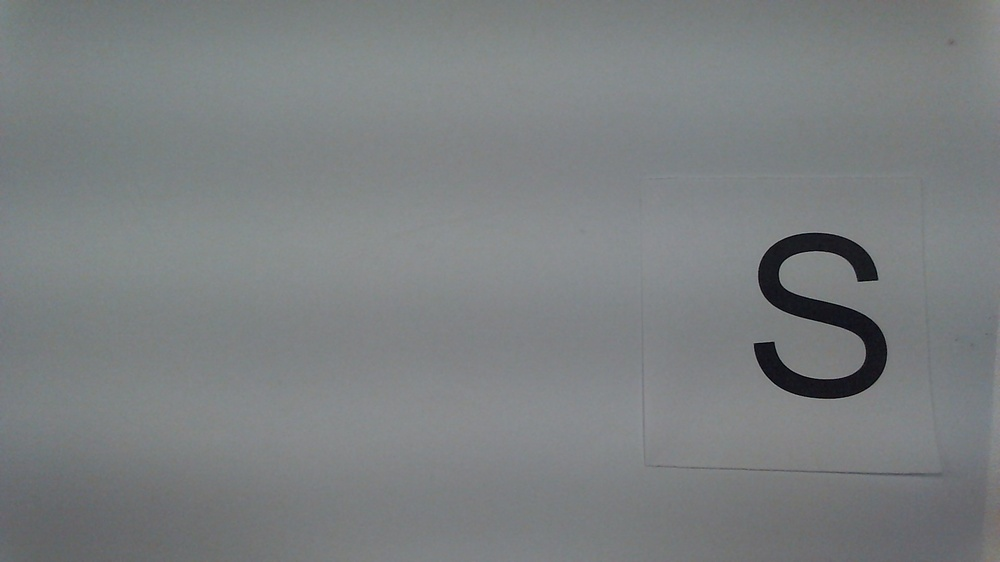
#> input picture Robotics-Project/S (1).jpg, 1000 x 562 px, shrunk from 1920 x 1080 before the run; its folder holds only this picture in this run
$ python letter.py
#> lines starting #> are read from the running program, lines starting #| are printed output that depends on the picture; after the words box and inside, x2 and y2 are one past the last pixel; in counts of white or black regions, pixels touching at a corner belong together
#> further down, img is the input picture: shape (562, 1000, 3); mean B, G, R 129.1, 127.6, 123.8
from PIL import Image
import pytesseract as pt
import cv2
import numpy as np

def filterImg(img):
    #greyscale the image
    grey = cv2.cvtColor(img, cv2.COLOR_BGR2GRAY)
    #erode noise
    kernel = np.ones((4,4),np.uint8)
    grey = cv2.erode(grey, kernel, iterations = 1)
    #threshold to get uniform background and text
    grey = cv2.threshold(grey, 0, 255, cv2.THRESH_BINARY | cv2.THRESH_OTSU)[1]
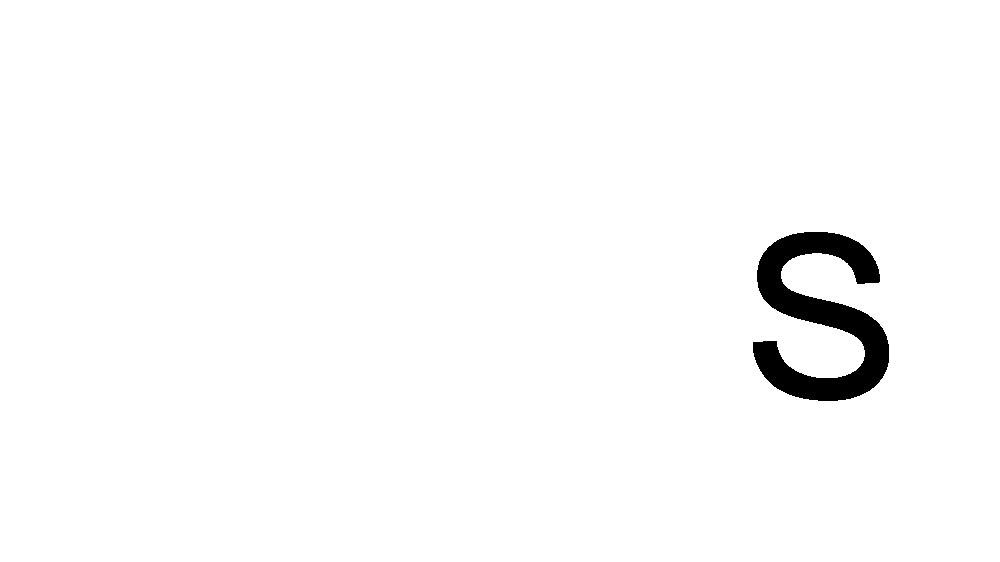
#> grey: shape (562, 1000); 98.1% white; 1 black region, box (x1, y1, x2, y2) and area: (753, 232, 889, 401) 10568
    return grey

for i in range(1,11):
    img = cv2.imread(f"S ({i}).jpg")
    filtered = filterImg(img)
    cv2.imshow("im", filtered)
    cv2.waitKey(0)
    filtered = Image.fromarray(filtered)
    old = Image.open(f"S ({i}).jpg")
#> (the run stopped early here; a loop or call above may not have finished)
